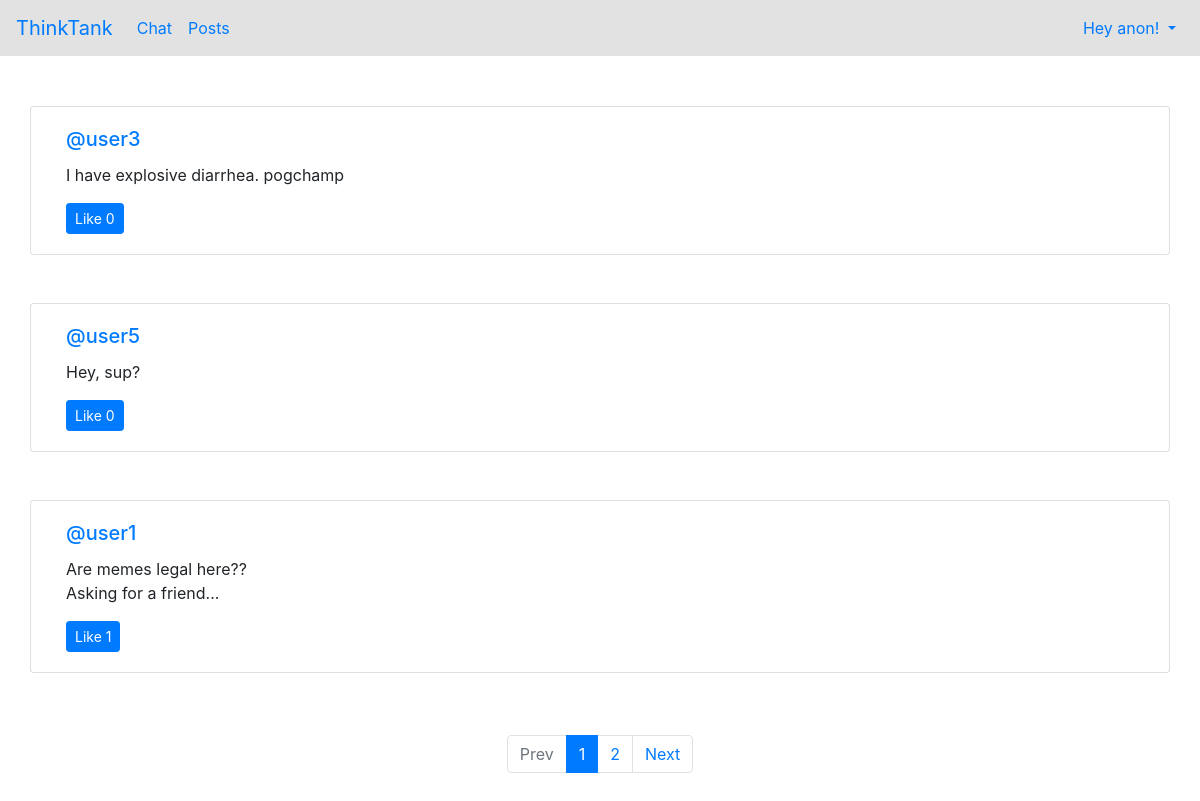
Page /post/view/ on the earlier database version.
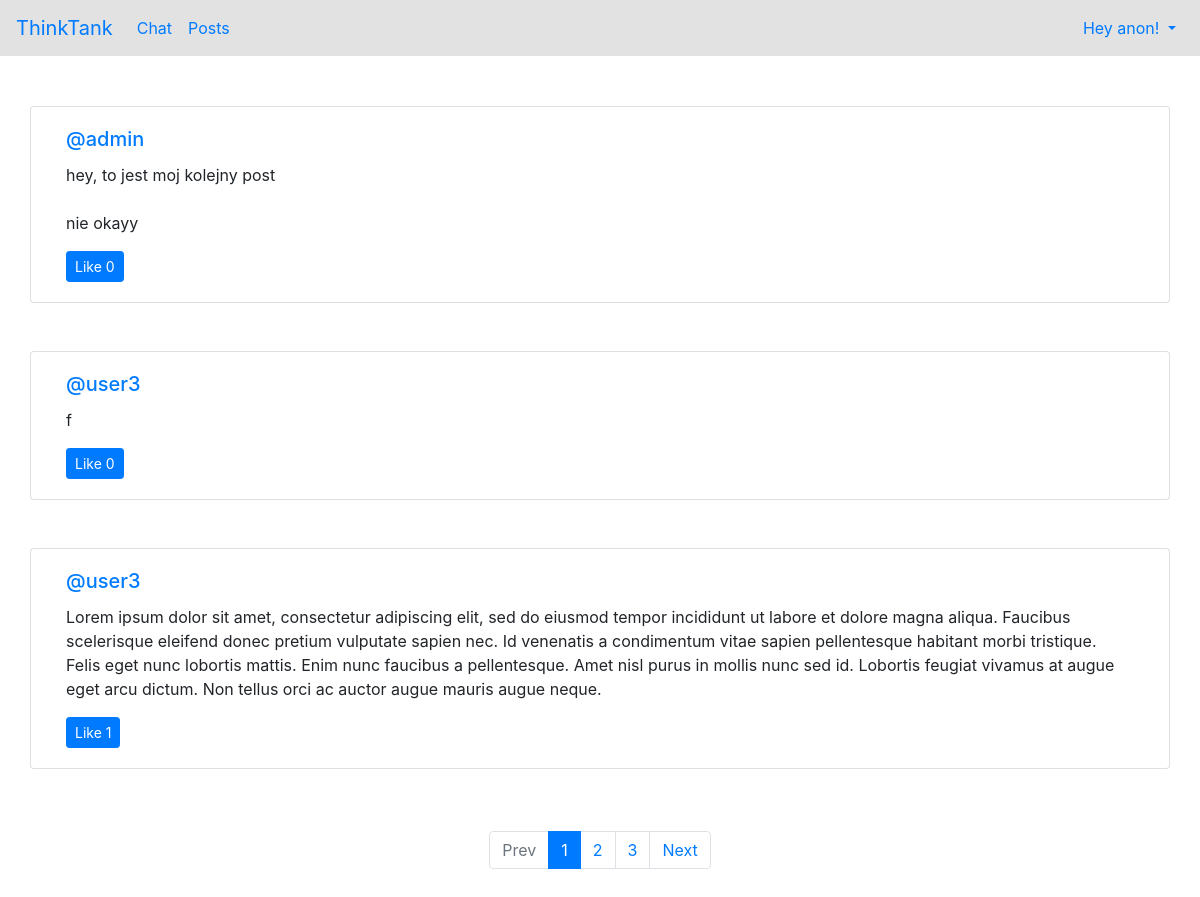
Same page on the later database version.
### post/models.py (models this page shows, shortened)
class Post(models.Model):
    content = models.TextField(
        null=False,
        blank=False,
        max_length=500
    )
    likes = models.ManyToManyField(
        to='user.User',
        blank=True,
        related_name='posts_liked_by_user'
    )
    author = models.ForeignKey(
        to='user.User',
        on_delete=models.CASCADE
    )
    created_at = models.DateTimeField(
        auto_now_add=True
    )
    updated_at = models.DateTimeField(
        auto_now=True
    )

### user/models.py (models this page shows, shortened)
class User(AbstractUser):
    bio = models.TextField(
        max_length=200,
        null=False,
        blank=True,
    )
    following = models.ManyToManyField(
        'self',
        blank=True,
        symmetrical=False,
        related_name='followers',
    )
    priv_chats = models.ManyToManyField(
        'self',
        symmetrical=False,
        through=PrivRoom,
    )

### post/views.py (the view)
# urls.py: path('view/', ViewPosts.as_view(), name='view_posts'),
class ViewPosts(ListView):
    model = Post
    paginate_by = 3
    template_name = 'post/viewposts.html'
    ordering = '-pk'
    def get_context_data(self, *, object_list=None, **kwargs):
        context = super().get_context_data(object_list=object_list, **kwargs)
        for post in context['object_list']:
            post.liked = post.likes.filter(pk=self.request.user.pk).exists()
        return context

### templates/post/viewposts.html (shortened to what this page needs)
{% extends 'base.html' %}
{% load static %}
{% block content %}
  {% for post in object_list %}
    <div class="container-sm card mb-5" id="post_{{ post.pk }}">
      <div class="card-body">
        <a href="{% url 'user:show_user' pk=post.author.pk %}">
          <h5 class="card-title">@{{ post.author }}</h5>
        </a>
        <p class="card-text">{{ post.content|linebreaksbr }}</p>
        <div class="btn-toolbar">
          <div class="btn-group mr-auto">
            <button class="btn btn-sm btn-primary" id="button_{{ post.pk }}">
              <span>{% if post.liked %}LIKED!{% else %}Like{% endif %}</span>
              <span>{{ post.likes.count }}</span>
            </button>
          </div>
        </div>
      </div>
    </div>
  {% endfor %}
  <p style="padding-bottom: 100px"></p>
  {% include 'pagination.html' %}
{% endblock %}

Differences in the rows shown:
no longer on this page (row edited): Post: author "user3", content "I have explosive diarrhea. pogchamp", shows "Like", likes.count "0"
no longer on this page (row edited): Post: author "user5", content "Hey, sup?", shows "Like", likes.count "0"
no longer on this page (row edited): Post: author "user1", content "Are memes legal here?? Asking for a friend...", shows "Like", likes.count "1"
added Post: author "admin", content "hey, to jest moj kolejny post nie okayy", shows "Like", likes.count "0"
added Post: author "user3", content "f", shows "Like", likes.count "0"
added Post: author "user3", content "Lorem ipsum dolor sit amet, consectetur adipiscing elit, sed do eiusmod tempor incididunt ut labore et dolore magna aliqua. Faucibus scelerisque eleifend donec pretium vulputate sapien nec. Id venenatis a condimentum vitae sapien pellentesque habitant morbi tristique. Felis eget nunc lobortis mattis. Enim nunc faucibus a pellentesque. Amet nisl purus in mollis nunc sed id. Lobortis feugiat vivamus at augue eget arcu dictum. Non tellus orci ac auctor augue mauris augue neque.", shows "Like", likes.count "1"
Other differences:
new list line: "3"
